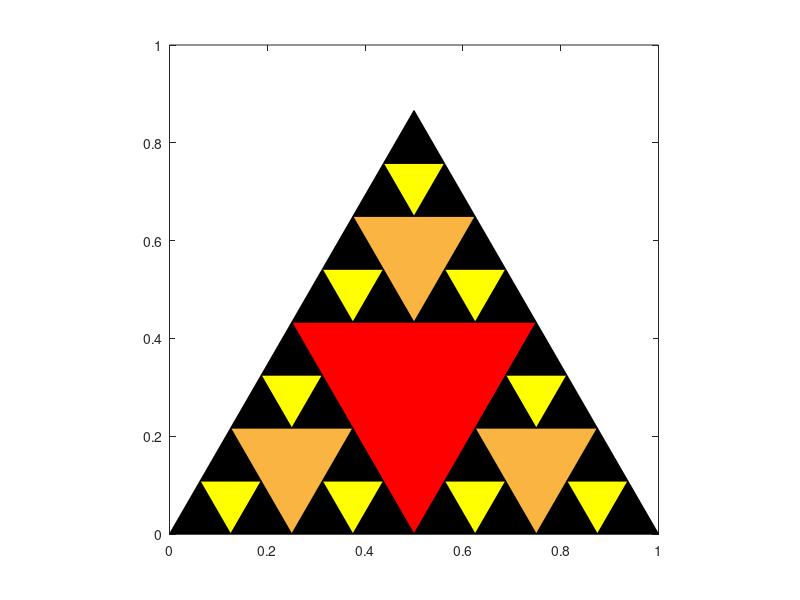

The MATLAB script that drew this image:
function serpinski()
%Output nth level serpinski triangle based on input

close all
clear
clc

prompt = {'Enter in the number of iterations desired (very difficult to see after 6 iterations): '};
dlg_title = 'Iterations User Input';
num_lines = 1;
defaultans = {'3'};
x = inputdlg(prompt, dlg_title, num_lines, defaultans);
level = [str2num(x{:})];

if (isempty(level)) 
    mydialog('No input given or incorrect type. Please enter 1 int only');
    return;
else
    if (length(level) ~= 1)
        mydialog('Too many inputs. Please enter 1 int only');
        return;
    end
end

close all

%Create overall triangle
left = [0;0];
right = [1;0];
top = [0.5;sqrt(3)./2];

initial = [left,right,top];

fill(initial(1,:), initial(2,:), 'black');
pause(1)
hold on

points = initial;
tris = {points};

for i = 1:level
    holding_cell = {};
    for j = 1:length(tris)
        temp = top_break(tris{j}, i);
        holding_cell = [holding_cell, temp];
    end
    pause(1)
    axis square
    tris = holding_cell;
end;

end

function tris = top_break(points, level)
%Helper Function to break down triangle into more pieces

left = points(:,1);
right = points(:,2);
top = points(:,3);

% %Determine half distance of triangle
half_dist = (right(1) - left(1))/2;
% half_dist = 1;

%Create coordinates for halfway points along each line in triangle
nleft = [left(1) + half_dist.*cosd(60);left(2) + half_dist.*sind(60)];
nright = [right(1) + half_dist.*cosd(120); right(2) + half_dist.*sind(120)];
nbottom = [left(1) + half_dist.*cosd(0); left(2) + half_dist.*sind(0)];

tri1 = [left, nbottom, nleft];
tri2 = [nleft, nright, nbottom];
tri3 = [nbottom, right, nright];
tri4 = [nleft, nright, top];

tris = {tri1, tri2, tri3, tri4};

colors = {'r', [250,180,65]./255 , 'y', 'g', 'b', 'm'};

num = mod(level, length(colors));
if num == 0;
    num = 1;
end

fill(tri2(1,:),tri2(2,:), colors{num});

tris(2) = [];

end